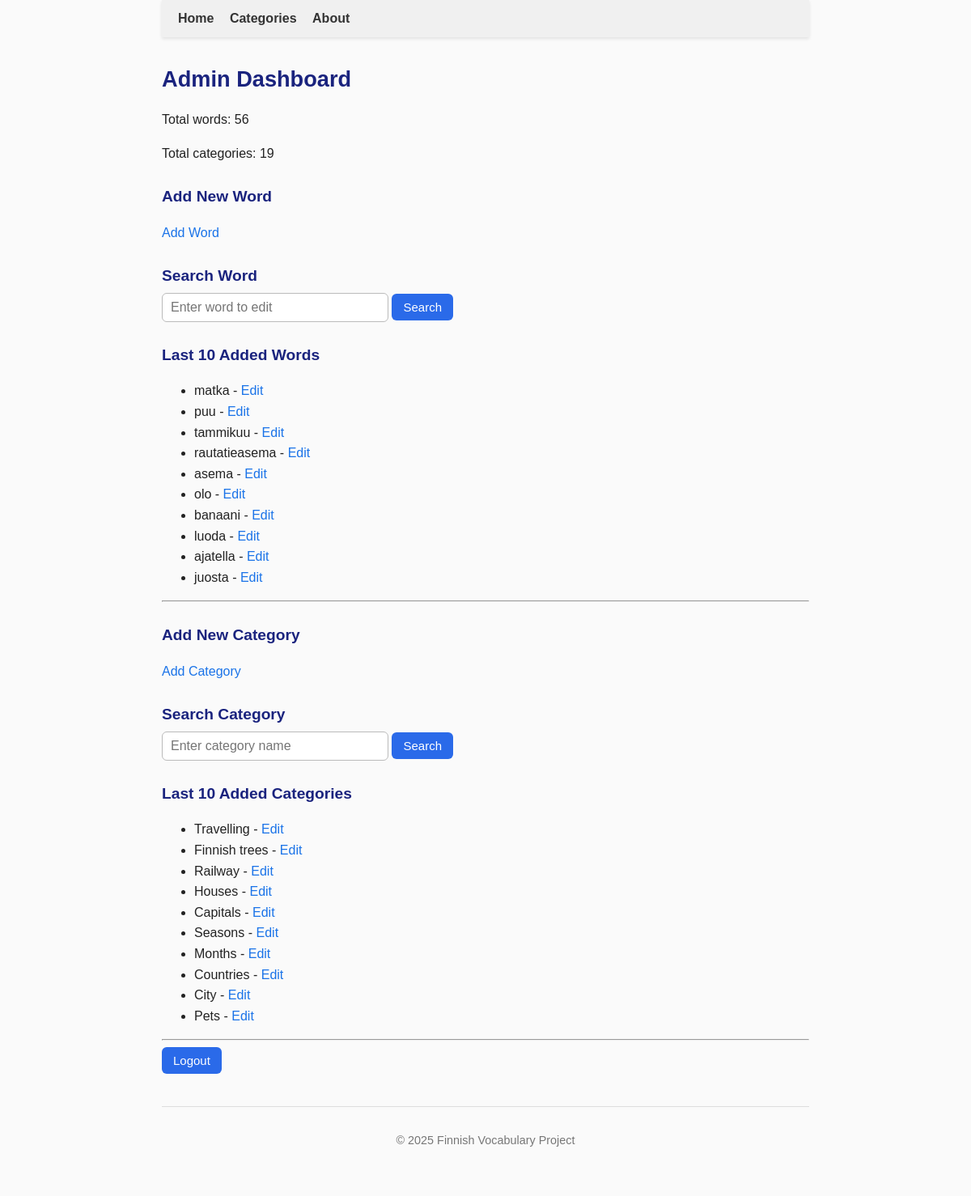
Before: /admin (signed in) with the older database file.
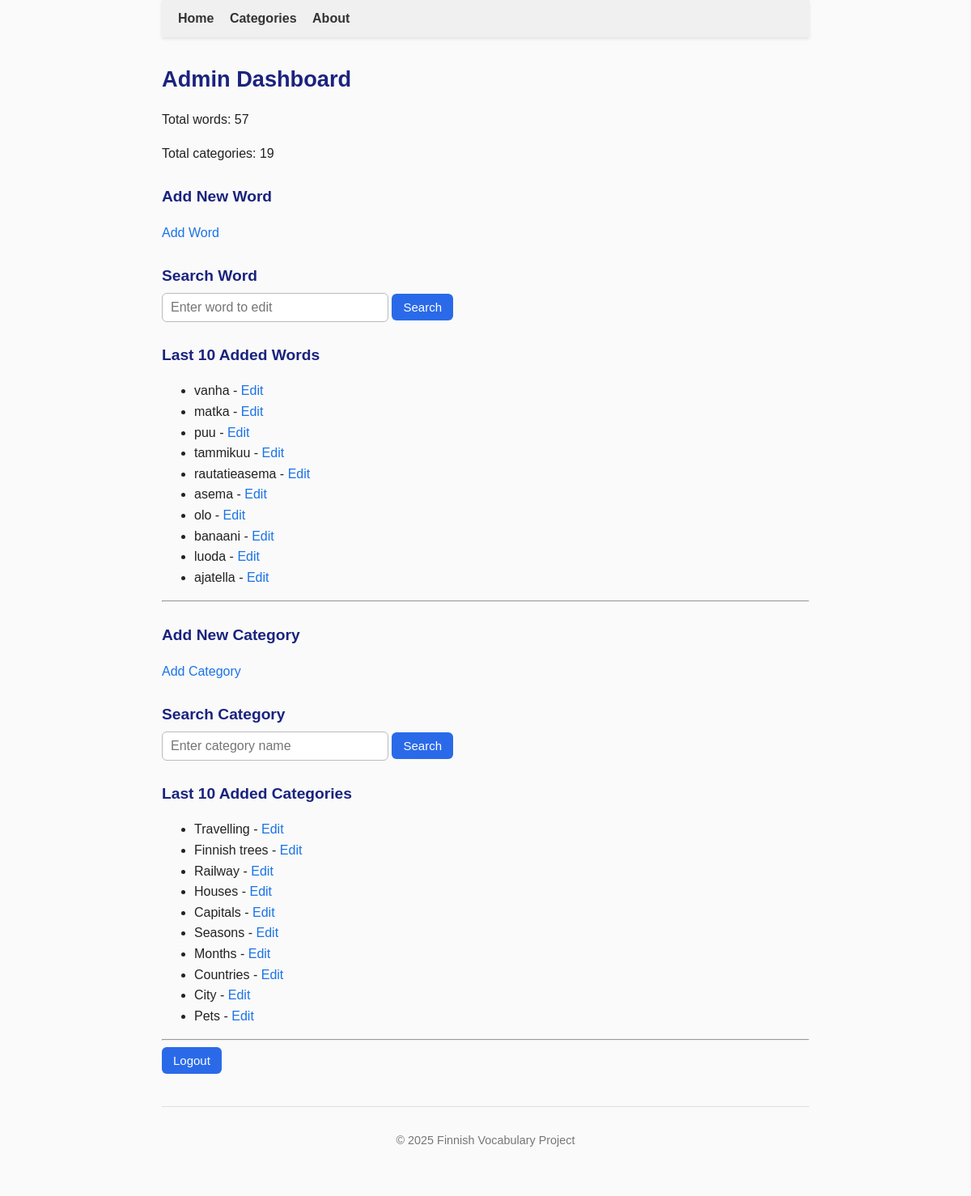
After: the same page with the newer database file.
### tables this page shows
CREATE TABLE words (
        id INTEGER PRIMARY KEY,
        word TEXT UNIQUE NOT NULL,
        pos_id INTEGER REFERENCES parts_of_speech(id)
    , created_at TEXT, updated_at TEXT, language_code TEXT DEFAULT 'fi');

CREATE TABLE categories (
    id INTEGER PRIMARY KEY,
    name TEXT NOT NULL UNIQUE,
    parent_id INTEGER REFERENCES categories(id)
, description TEXT);

### app.py (the view)
@app.route("/admin")
@admin_required
def admin_dashboard():
    conn = sqlite3.connect("finnish.db")
    conn.row_factory = sqlite3.Row
    cur = conn.cursor()
    cur.execute("SELECT COUNT(*) as count FROM words")
    total_words = cur.fetchone()["count"]
    cur.execute("SELECT COUNT(*) as count FROM categories")
    total_categories = cur.fetchone()["count"]
    cur.execute("SELECT word, id FROM words ORDER BY id DESC LIMIT 10")
    recent_words = cur.fetchall()
    cur.execute("SELECT name, id FROM categories ORDER BY id DESC LIMIT 10")
    recent_categories = cur.fetchall()
    conn.close()
    return render_template(
        "admin_dashboard.html",
        total_words=total_words,
        total_categories=total_categories,
        recent_words=recent_words,
        recent_categories=recent_categories
    )

### app.py (called while the page is built)
def admin_required(f):
    @wraps(f)
    def decorated_function(*args, **kwargs):
        if not session.get('admin_logged_in'):
            flash("Admin login required.", "warning")
            return redirect(url_for('login'))
        return f(*args, **kwargs)
    return decorated_function

### templates/admin_dashboard.html
{% extends "base.html" %}
{% block content %}
<h2>Admin Dashboard</h2>
<div class="admin-summary">
    <p>Total words: {{ total_words }}</p>
    <p>Total categories: {{ total_categories }}</p>
</div>
<h4>Add New Word</h4>
<p>
    <a href="{{ url_for('admin_add_word') }}" class="admin-btn">Add Word</a>
</p>
<h4>Search Word</h4>
<form method="get" action="{{ url_for('admin_edit_word_search') }}">
    <input type="text" name="word_query" placeholder="Enter word to edit" class="admin-input" required>
    <button type="submit" class="admin-btn">Search</button>
</form>
<h4>Last 10 Added Words</h4>
<ul>
    {% for w in recent_words %}
        <li>
            {{ w['word'] }} -
            <a href="{{ url_for('admin_edit_word', word_id=w['id']) }}">Edit</a>
        </li>
    {% endfor %}
</ul>
<hr>
<h4>Add New Category</h4>
<p>
    <a href="{{ url_for('admin_add_category') }}" class="admin-btn">Add Category</a>
</p>
<h4>Search Category</h4>
<form method="get" action="{{ url_for('admin_search_category') }}">
    <input type="text" name="query" placeholder="Enter category name" class="admin-input">
    <button type="submit" class="admin-btn">Search</button>
</form>
<h4>Last 10 Added Categories</h4>
<ul>
    {% for c in recent_categories %}
        <li>
            {{ c['name'] }} -
            <a href="{{ url_for('admin_edit_category', category_id=c['id']) }}">Edit</a>
        </li>
    {% endfor %}
</ul>
<hr>
<form method="get" action="{{ url_for('logout') }}">
    <button type="submit" class="admin-btn">Logout</button>
</form>
{% endblock %}

Changed rows visible on the page:
no longer on this page (row unchanged): words: word "juosta"
added words: word "vanha"
Other visible differences:
{{ total_words }}: "56" → "57"
